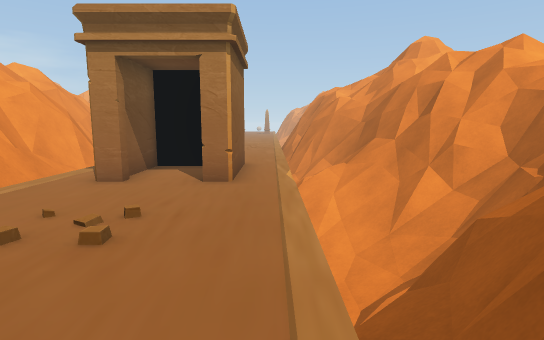
[1] (above)

13 first-person views from a walk through a Unity game level. The camera is 1.3 m above the floor, tilts 8° down and sees 80° across. The floor is counted in squares, 1 m on a side. Each view is taken from the middle of a square. On the plan, view 1 faces up. The plan holds only what a view shows up to about 14 squares ahead; the rest is blank. The place goes on beyond the plan. The player character is not drawn.

[2]
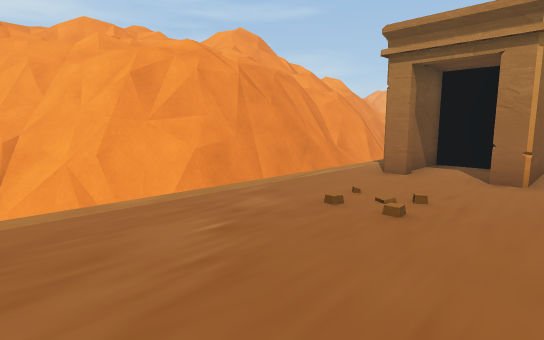

[3]
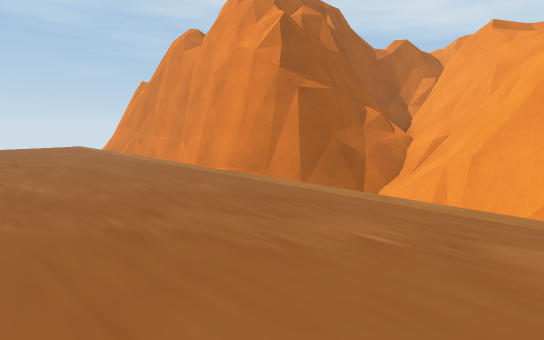

[4]
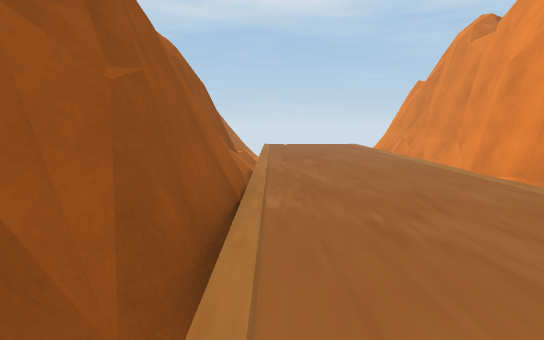

[5]
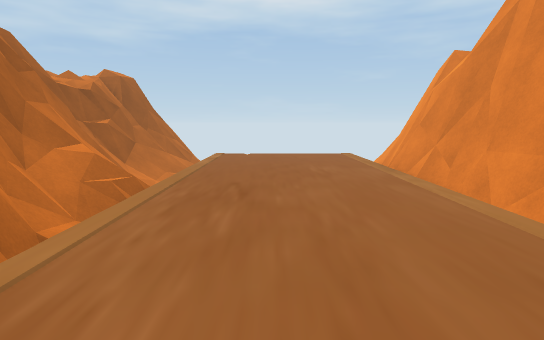

[6]
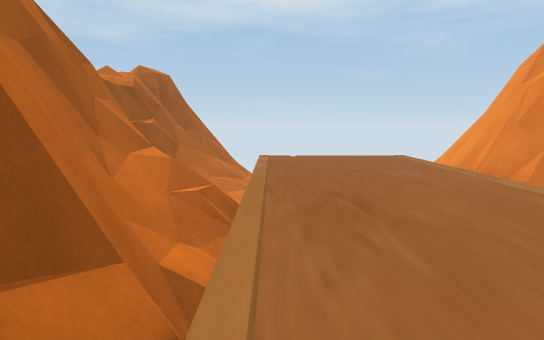

[7]
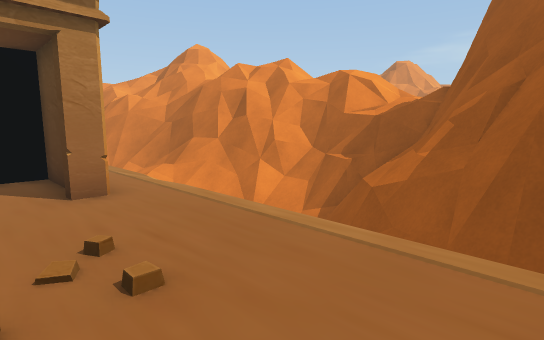

[8]
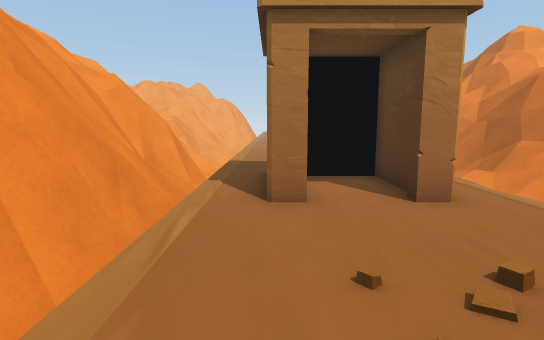

[9]
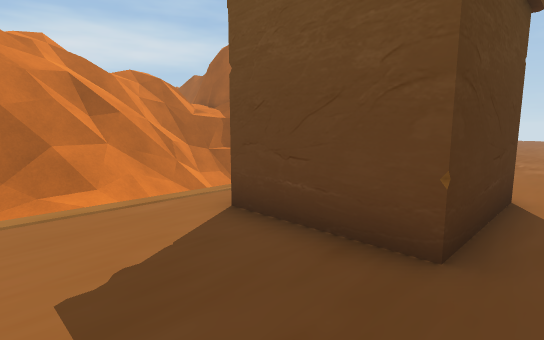

[10]
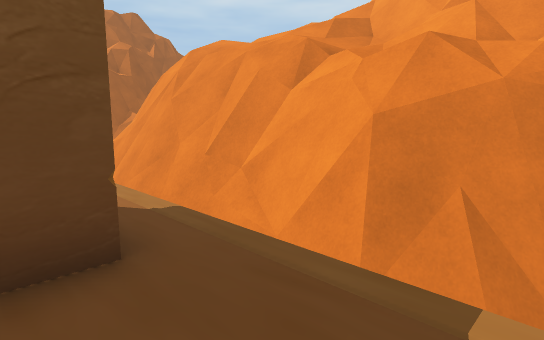

[11]
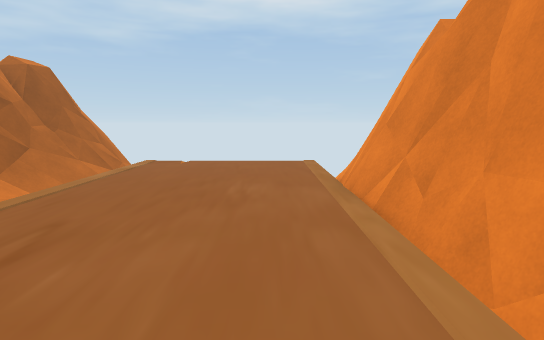

[12]
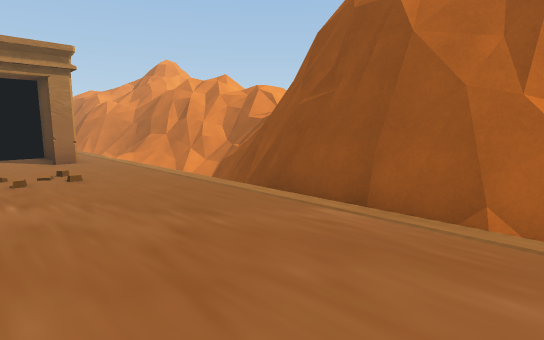

[13]
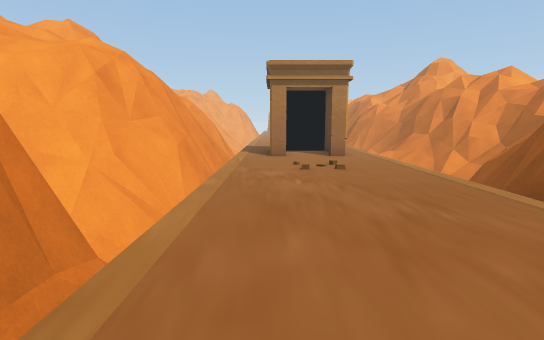

### Floor plan
Key: @ floor where view 1 was taken; # wall or solid block; . main floor; - floor 0.5 m lower than the main floor; _ floor 0.75 m lower than the main floor; < floor 1.25 m lower than the main floor; / step, stairs or slope; = window, fence, low wall or low ledge; ^ raised ledge; v drop or lower ground; O other object.
Columns run from 8 left of view 1 to 5 right of it. Each row starts with its distance up from view 1.
 14 #v ...... vv#
 13 ##v......vvv##
 12 ##v......vvv##
 11  #v.OOOO.vvv=#
 10  #v.OOOO.vvv=#
  9  #v.O..O.vvvv#
  8  #=.O..O.vvvvv
  7  #=......vvvvv
  6  #=......vvvv=
  5  #v......vvv #
  4 ##v......vv^^#
  3 #=v......v.^##
  2 ##v......v###
  1 #vv......=#
  0 vv .....@=#
 -1 vv ......##
 -2 ##v......##
 -3 ###......##
 -4  ##......##
 -5  ##......##
 -6  ##......##
 -7  ##......##
 -8  #v......=#
 -9  #v....../##
-10  #=......//#
-11  #=......//##
-12  ##...... /=#
-13  ##......  =#
-14  ##......  =#
-15  ##...... _###
-16  #=......<_=##
-17 ##v......<-=#
-18 #= ...... =##
-19           =##
-20           =#

Where each view was taken, in squares from view 1:
view 1: 0 up, 0 right, facing up
view 2: 1 down, 0 right, facing up-left
view 3: 3 up, 0 right, facing down-left
view 4: 3 up, 0 right, facing down
view 5: 4 down, 2 left, facing down
view 6: 5 down, 0 right, facing down
view 7: 1 up, 3 left, facing up-right
view 8: 2 up, 4 left, facing up
view 9: 14 up, 5 left, facing down-right
view 10: 14 up, 3 left, facing down-left
view 11: 7 down, 4 left, facing down
view 12: 5 down, 4 left, facing up-right
view 13: 6 down, 4 left, facing up
